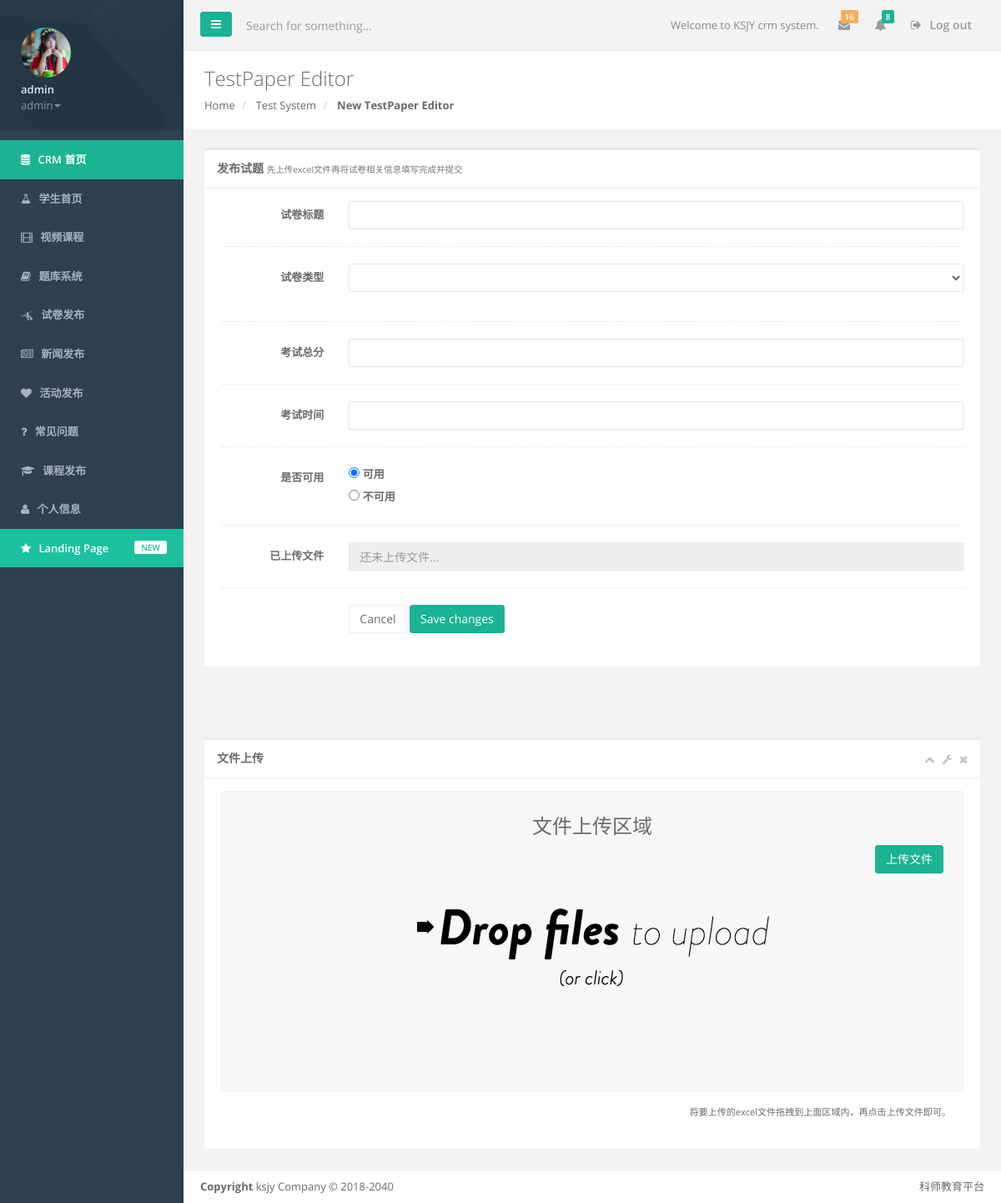
The page /ts/save_test_paper/ (signed in) on the database its author committed.
### ks_crm/models.py (models this page shows, shortened)
class UserProfile(AbstractBaseUser,PermissionsMixin):
    email = models.EmailField(
        verbose_name='email address',
        max_length=255,
        unique=True
    )
    password = models.CharField(_('password'),max_length=128,help_text=mark_safe('''<a href='password/'>修改密码</a>'''))
    name = models.CharField(max_length=32)
    role = models.ForeignKey("Role",blank=True,null=True)
    is_active = models.BooleanField(default=True)
    is_admin = models.BooleanField(default=False)
    signature = models.CharField(max_length=255, blank=True, null=True)
    head_img = models.ImageField( blank=True, null=True)
    phone = models.CharField(max_length=32, blank=True, null=True)
    address = models.CharField(max_length=255, blank=True, null=True)
    hobbies = models.CharField(max_length=255, blank=True, null=True)
    course = models.ManyToManyField("Course", blank=True)
    friends = models.ManyToManyField("self", blank=True)
    objects = UserProfileManager()
    USERNAME_FIELD = 'email'
    REQUIRED_FIELDS = ['name']

class Role(models.Model):
    name = models.CharField(max_length=32,unique=True)
    menus = models.ManyToManyField("Menu",blank=True)
    class Meta:
        verbose_name = "角色"
        verbose_name_plural = "角色"

class Menu(models.Model):
    name = models.CharField(max_length=32)
    url_name = models.CharField(max_length=64)
    url_type_choices = ((0, 'alias'), (1, 'absolute_url'))
    url_type = models.SmallIntegerField(choices=url_type_choices, default=0)
    icon = models.CharField(max_length=32,default="fa-flask")
    class Meta:
        verbose_name = "菜单"
        verbose_name_plural = "菜单"

### testing_system/views.py (the view, shortened to what this page needs)
def save_test_paper(request):
    return render(request,'testing_system/new_test_paper.html')

### templates/testing_system/new_test_paper.html (shortened to what this page needs)
{% extends 'crm_base.html' %}
{% block extra-css-resources %}
    <link href="/static/bootstrap/css/plugins/dropzone/basic.css" rel="stylesheet">
    <link href="/static/bootstrap/css/plugins/dropzone/dropzone.css" rel="stylesheet">
    <link href="/static/bootstrap/css/plugins/toastr/toastr.min.css" rel="stylesheet">
{% endblock %}
{% block page-contianer %}
    <div class="row wrapper border-bottom white-bg page-heading">
                <div class="col-lg-10">
                    <h2>TestPaper Editor</h2>
                    <ol class="breadcrumb">
                        <li>
                            <a href="/">Home</a>
                        </li>
                        <li>
                            <a>Test System</a>
                        </li>
                        <li class="active">
                            <strong>New TestPaper Editor</strong>
                        </li>
                    </ol>
                </div>
                <div class="col-lg-2">
                </div>
            </div>
    <div class="wrapper wrapper-content">
    <div class="row">
                <div class="col-lg-12">
                    <div class="ibox float-e-margins">
                        <div class="ibox-title">
                            <h5>发布试题   <small>先上传excel文件再将试卷相关信息填写完成并提交</small></h5>
                        </div>
                        <div class="ibox-content">
                            <form method="post" class="form-horizontal" action="/ts/save_test_paper/">{% csrf_token %}
                                <div class="form-group"><label class="col-sm-2 control-label">试卷标题</label>
                                    <div class="col-sm-10"><input type="text" required="true" name="paper_topic" class="form-control"></div>
                                </div>
                                <div class="hr-line-dashed"></div>
                                <div class="form-group"><label class="col-sm-2 control-label">试卷类型</label>
                                    <div class="col-sm-10"><select class="form-control m-b" name="paper_type">
                                    </select>
                                    </div>
                                </div>
                                <div class="hr-line-dashed"></div>
                                <div class="form-group"><label class="col-sm-2 control-label">考试总分</label>
                                    <div class="col-sm-10"><input type="text" required="true" name="total_score" class="form-control"></div>
                                </div>
                                <div class="hr-line-dashed"></div>
                                <div class="form-group"><label class="col-sm-2 control-label">考试时间</label>
                                    <div class="col-sm-10"><input type="text" required="true" name="quiz_time" class="form-control"></div>
                                </div>
                                <div class="hr-line-dashed"></div>
                                <div class="form-group"><label class="col-sm-2 control-label">是否可用</label>
                                    <div class="col-sm-10">
                                        <div class="i-checks"><label> <input type="radio" checked="" value="True" name="enabled">  可用</label></div>
                                        <div class="i-checks"><label> <input type="radio"  value="False" name="enabled">  不可用</label></div>
                                    </div>
                                </div>
                                <div class="hr-line-dashed"></div>
                                <div class="form-group"><label class="col-lg-2 control-label">已上传文件</label>
                                    <div class="col-lg-10"><input id="received_file" required="true" name="up_filename" type="text" readonly="true"  placeholder="还未上传文件..." class="form-control"></div>
                                </div>
                                <div class="hr-line-dashed"></div>
                                <div class="form-group">
                                    <div class="col-sm-4 col-sm-offset-2">
                                        <button class="btn btn-white" type="submit">Cancel</button>
                                        <button class="btn btn-primary" type="submit">Save changes</button>
                                    </div>
                                </div>
                            </form>
                        </div>
                    </div>
                </div>
    </div>
    </div>
    <div class="wrapper wrapper-content animated fadeIn">
            <div class="row">
                <div class="col-lg-12">
                <div class="ibox float-e-margins">
                    <div class="ibox-title">
                        <h5>文件上传</h5>
                        <div class="ibox-tools">
                            <a class="collapse-link">
                                <i class="fa fa-chevron-up"></i>
                            </a>
                            <a class="dropdown-toggle" data-toggle="dropdown" href="#">
                                <i class="fa fa-wrench"></i>
                            </a>
                            <a class="close-link">
                                <i class="fa fa-times"></i>
                            </a>
                        </div>
                    </div>
                    <div class="ibox-content">
                        <form id="my-awesome-dropzone" class="dropzone" enctype="multipart/form-data" method="post" action="{{ request.path }}">{% csrf_token %}
                            <div class="dropzone-previews"><h2 class="text-center">文件上传区域</h2></div>
                            <button id="dz_button" type="submit" class="btn btn-primary pull-right">上传文件</button>
                        </form>
                        <div>
                            <div class="m text-right"><small>将要上传的excel文件拖拽到上面区域内，再点击上传文件即可。</small> </div>
                        </div>
                    </div>
                </div>
                </div>
            </div>
    </div>
{% endblock %}

### templates/crm_base.html (shortened to what this page needs)
<!DOCTYPE html>
<html>
<head>
    <link href="/static/bootstrap/css/bootstrap.min.css" rel="stylesheet">
    <link href="/static/bootstrap/font-awesome/css/font-awesome.min.css" rel="stylesheet">
    <link href="/static/bootstrap/css/animate.css" rel="stylesheet">
    <link href="/static/bootstrap/css/style.css" rel="stylesheet">
    <link href="/static/bootstrap/css/plugins/footable/footable.core.css" rel="stylesheet">
    {% block extra-css-resources %}{% endblock %}
</head>
<body>
    <div id="wrapper">
    <nav class="navbar-default navbar-static-side" role="navigation">
        <div class="sidebar-collapse">
            <ul class="nav metismenu" id="side-menu">
                <li class="nav-header">
                    <div class="dropdown profile-element">
                        {% if request.user.head_img %}
                            <span>
                                <img alt="image" class="img-circle" src="{{ request.user.head_img}}" style="max-width: 60px;max-height:60px"/>
                             </span>
                        {% endif %}
                        <a data-toggle="dropdown" class="dropdown-toggle" href="#">
                            <span class="clear"> <span class="block m-t-xs"> <strong class="font-bold">{{ request.user.name }}</strong>
                             </span> <span class="text-muted text-xs block">{{ request.user.role.name }}<b class="caret"></b></span> </span> </a>
                    </div>
                </li>
                {% block sidebar-contianer %}
                  <ul class="nav nav-sidebar">
                      <li class="special_link">
                        <a href="/crm/"><i class="fa fa-database"></i> <span class="nav-label">CRM 首页</span></a>
                      </li>
                    {% for menu in request.user.role.menus.all %}
                        <li>
                            <a href="{% if menu.url_type == 0 %}{%  url  menu.url_name %}{% else %}{{ menu.url_name }}{% endif %}"><i class="fa {{ menu.icon }}"></i> <span class="nav-label">{{ menu.name }}</span></a>
                        </li>
                    {% endfor %}
                </ul>
                {% endblock %}
                <li class="landing_link">
                    <a target="_blank" href="/"><i class="fa fa-star"></i> <span class="nav-label">Landing Page</span> <span class="label label-warning pull-right">NEW</span></a>
                </li>
            </ul>
        </div>
    </nav>
        <div id="page-wrapper" class="gray-bg">
        <div class="row border-bottom">
        <nav class="navbar navbar-static-top" role="navigation" style="margin-bottom: 0">
        <div class="navbar-header">
            <a class="navbar-minimalize minimalize-styl-2 btn btn-primary " href="#"><i class="fa fa-bars"></i> </a>
            <form role="search" class="navbar-form-custom" action="#">
                <div class="form-group">
                    <input type="text" placeholder="Search for something..." class="form-control" name="top-search" id="top-search">
                </div>
            </form>
        </div>
            <ul class="nav navbar-top-links navbar-right">
                <li>
                    <span class="m-r-sm text-muted welcome-message">Welcome to KSJY crm system.</span>
                </li>
                <li class="dropdown">
                    <a class="dropdown-toggle count-info" data-toggle="dropdown" href="#">
                        <i class="fa fa-envelope"></i>  <span class="label label-warning">16</span>
                    </a>
                </li>
                <li class="dropdown">
                    <a class="dropdown-toggle count-info" data-toggle="dropdown" href="#">
                        <i class="fa fa-bell"></i>  <span class="label label-primary">8</span>
                    </a>
                </li>
                <li>
                    <a href="{% url 'acc_logout' %}">
                        <i class="fa fa-sign-out"></i> Log out
                    </a>
                </li>
            </ul>
        </nav>
        </div>
{% block page-contianer %}{% endblock %}
            <div class="footer">
                <div class="pull-right">
                    科师教育平台
                </div>
                <div>
                    <strong>Copyright</strong> ksjy Company &copy; 2018-2040
                </div>
            </div>
        </div>
        </div>
</body>
</html>

### rows shown on the page
UserProfile: user.head_img (picture), user.name "admin", user.role.name "admin"
Menu: name "学生首页"
Menu: name "视频课程"
Menu: name "题库系统"
Menu: name "试卷发布"
Menu: name "新闻发布"
Menu: name "活动发布"
Menu: name "常见问题"
Menu: name "课程发布"
Menu: name "个人信息"
